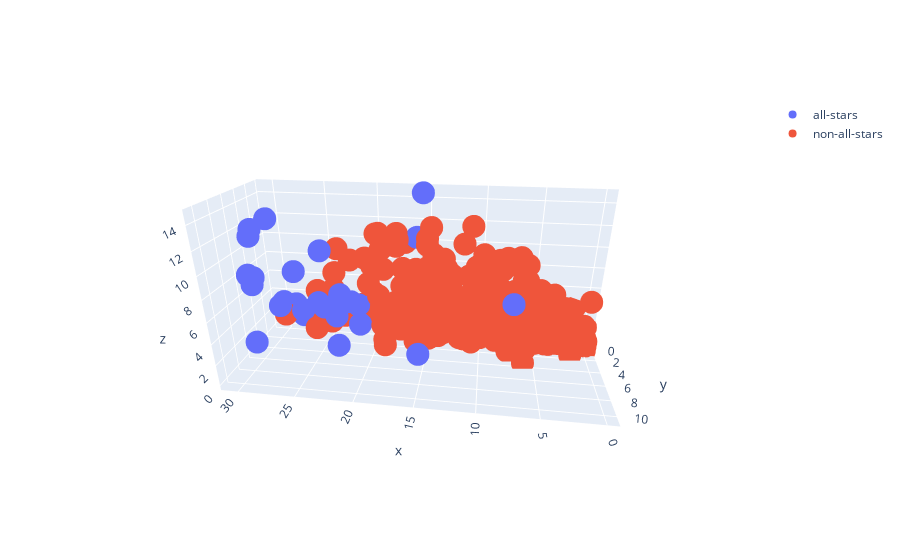

Notebook code cell kept with this figure:
### Markdown cell above
## Why this is an interesting problem?
Notice the outliers in the 3D plot. x=points per game, y=assists per game, z=rebounds per game.
There is a fair amount of clustering where points are high, but there are some outliers as all-stars like Draymond Green and Chris Paul who are playmakers/role players.
There are also some players who appear to have all-star stats who did not make it (Anthony Davis, Kyrie Irving, etc.).
This may be due to fan votes and other circumstances (Kyrie's antisemtic social media posts, Anthony Davis' injuries).
Potential Solution: use many more features such as steals, blocks, turnovers, ORD, DRD, fouls, etc. Or use better features.

### Code cell
allstar_2022 = allstar_selections_data[allstar_selections_data["season"] == 2022]
allstar_2022_list = allstar_2022["player"].tolist()
allstar_2023 = allstar_selections_data[allstar_selections_data["season"] == 2023]
allstar_2023_list = allstar_2023["player"].tolist()
player_per_game_data = pd.read_csv("Player Per Game.csv")
allstar_2022_player_data = player_per_game_data[player_per_game_data["season"] == 2022]
not_allstar_2022_player_data = allstar_2022_player_data.loc[~allstar_2022_player_data["player"].isin(allstar_2022_list)]
allstar_2022_player_data = allstar_2022_player_data.loc[allstar_2022_player_data["player"].isin(allstar_2022_list)]
allstar_2023_player_data = player_per_game_data[player_per_game_data["season"] == 2023]
not_allstar_2023_player_data = allstar_2023_player_data.loc[~allstar_2023_player_data["player"].isin(allstar_2023_list)]
allstar_2023_player_data = allstar_2023_player_data.loc[allstar_2023_player_data["player"].isin(allstar_2023_list)]
allstar_2023_player_data = allstar_2023_player_data[["season", "player", "pos", "pts_per_game", "ast_per_game", "trb_per_game"]]
allstar_2022_player_data = allstar_2022_player_data[["season", "player", "pos", "pts_per_game", "ast_per_game", "trb_per_game"]]
fig = go.Figure()
fig.add_trace(go.Scatter3d(x=allstar_2022_player_data['pts_per_game'], y=allstar_2022_player_data['ast_per_game'], z=allstar_2022_player_data['trb_per_game'],
                                   mode='markers', text=allstar_2022_player_data['player'], name='all-stars'))
fig.add_trace(go.Scatter3d(x=not_allstar_2022_player_data['pts_per_game'], y=not_allstar_2022_player_data['ast_per_game'], z=not_allstar_2022_player_data['trb_per_game'],
                                   mode='markers', text=not_allstar_2022_player_data['player'], name='non-all-stars'))
fig.show()

### Figure 1 — Plotly figure (JSON) as saved in the notebook; plotly's stock layout.template omitted (floating-point values rounded to 4 significant figures; data arrays with more than 128 entries replaced by an {"elided": "..."} marker saying what was removed)
{"data": [{"mode": "markers", "name": "all-stars", "text": ["Andrew Wiggins", "Chris Paul", "Darius Garland", "Dejounte Murray", "DeMar DeRozan", "Devin Booker", "Donovan Mitchell", "Draymond Green", "Fred VanVleet", "Giannis Antetokounmpo", "Ja Morant", "James Harden", "James Harden", "James Harden", "Jarrett Allen", "Jayson Tatum", "Jimmy Butler", "Joel Embiid", "Karl-Anthony Towns", "Kevin Durant", "Khris Middleton", "LaMelo Ball", "LeBron James", "Luka Dončić", "Nikola Jokić", "Rudy Gobert", "Stephen Curry", "Trae Young", "Zach LaVine"], "type": "scatter3d", "x": [17.2, 14.7, 21.7, 21.1, 27.9, 26.8, 25.9, 7.5, 20.3, 29.9, 27.4, 22, 22.5, 21, 16.1, 26.9, 21.4, 30.6, 24.6, 29.9, 20.1, 20.1, 30.3, 28.4, 27.1, 15.6, 25.5, 28.4, 24.4], "y": [2.2, 10.8, 8.6, 9.2, 4.9, 4.8, 5.3, 7, 6.7, 5.8, 6.7, 10.3, 10.2, 10.5, 1.6, 4.4, 5.5, 4.2, 3.6, 6.4, 5.4, 7.6, 6.2, 8.7, 7.9, 1.1, 6.3, 9.7, 4.5], "z": [4.5, 4.4, 3.3, 8.3, 5.2, 5, 4.2, 7.3, 4.4, 11.6, 5.7, 7.7, 8, 7.1, 10.8, 8, 5.9, 11.7, 9.8, 7.4, 5.4, 6.7, 8.2, 9.1, 13.8, 14.7, 5.2, 3.7, 4.6]}, {"mode": "markers", "name": "non-all-stars", "text": {"elided": "783 str values"}, "type": "scatter3d", "x": {"elided": "783 float values"}, "y": {"elided": "783 float values"}, "z": {"elided": "783 float values"}}], "layout": {"autosize": true, "scene": {"aspectmode": "auto", "aspectratio": {"x": 1.807, "y": 0.6377, "z": 0.868}, "camera": {"center": {"x": 0, "y": 0, "z": 0}, "eye": {"x": -0.2764, "y": 1.954, "z": 0.8905}, "projection": {"type": "perspective"}, "up": {"x": 0, "y": 0, "z": 1}}}}}
